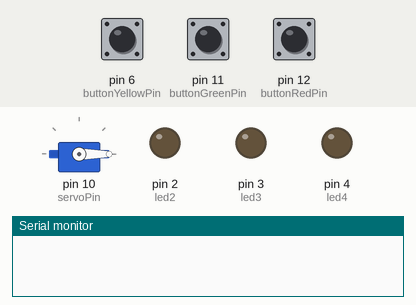
This sketch was run on a simulated Arduino Uno, built with avr-gcc and run on an emulated ATmega328P. Parts: servo, output pins drawn as LEDs (lit = HIGH), the last lines printed to the serial monitor. The test bench sets the inputs (shaded band); at power-on: pin 6 (buttonYellowPin) HIGH, pin 11 (buttonGreenPin) HIGH, pin 12 (buttonRedPin) HIGH.

Above: at 1.2 s.
1.3 s: pin 6 (buttonYellowPin) pulled LOW for 0.15 s
At 2.5 s:
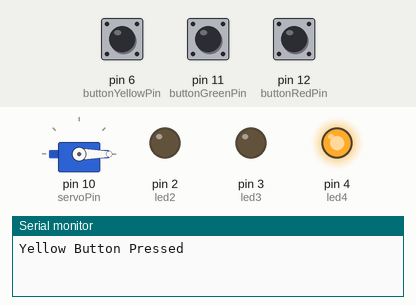
2.9 s: pin 11 (buttonGreenPin) pulled LOW for 0.15 s
At 3.7 s:
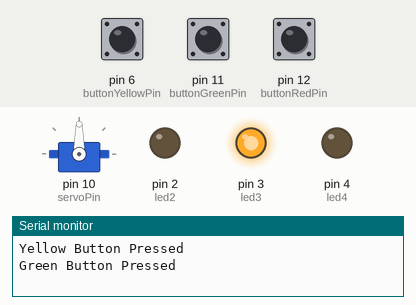
4.5 s: pin 12 (buttonRedPin) pulled LOW for 0.15 s
At 5.0 s:
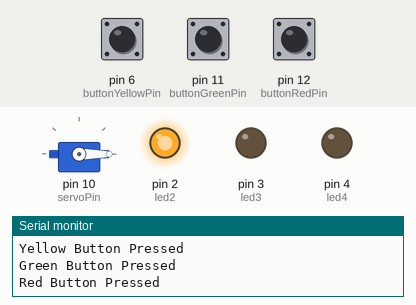
6.1 s: pin 6 (buttonYellowPin) pulled LOW for 1 s
At 7.4 s:
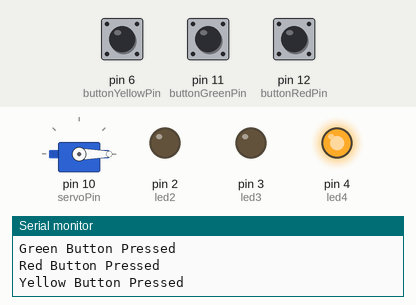
8.6 s: pin 11 (buttonGreenPin) pulled LOW for 1 s
At 9.3 s:
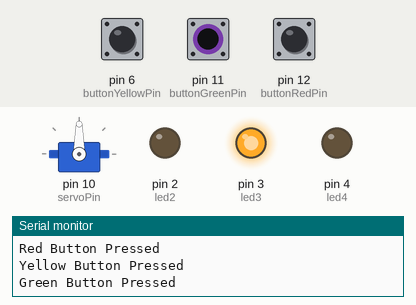
11.1 s: pin 6 (buttonYellowPin) pulled LOW for 0.15 s
At 12.4 s:
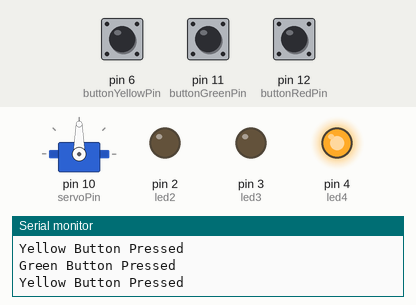
Timing chart, 0 to 13.7 s (numbered marks = the images above; inputs shaded):
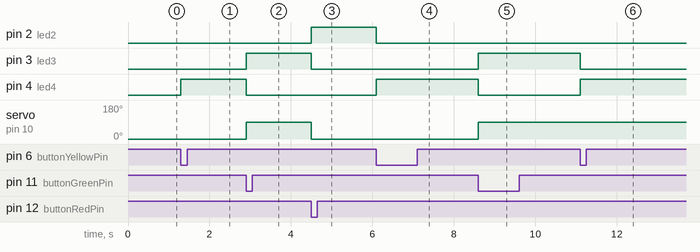

The sketch:

arduino_leds_servo_buttons.ino
```cpp
#include <Servo.h>

// LED pins
const int led2 = 2;  // red
const int led3 = 3;  // green
const int led4 = 4;  // yellow

// Button pins
const int buttonYellowPin = 6;
const int buttonGreenPin = 11;
const int buttonRedPin = 12;

// Servo pin
const int servoPin = 10;

Servo myServo;

const int leds[] = { led2, led3, led4 };
const int numLeds = sizeof(leds) / sizeof(leds[0]);

bool lastButtonYellowState = HIGH;
bool lastButtonGreenState = HIGH;
bool lastButtonRedState = HIGH;

void turnOnSelectedLED(int selectedLED) {
  for (int i = 0; i < numLeds; i++) {
    digitalWrite(leds[i], leds[i] == selectedLED ? HIGH : LOW);
  }
}

void setup() {

  pinMode(led2, OUTPUT);
  pinMode(led3, OUTPUT);
  pinMode(led4, OUTPUT);

  pinMode(buttonYellowPin, INPUT_PULLUP);
  pinMode(buttonGreenPin, INPUT_PULLUP);
  pinMode(buttonRedPin, INPUT_PULLUP);

  myServo.attach(servoPin);
  myServo.write(0);

  Serial.begin(9600);
}

void loop() {

  bool currentButtonYellow = digitalRead(buttonYellowPin);
  bool currentButtonGreen = digitalRead(buttonGreenPin);
  bool currentButtonRed = digitalRead(buttonRedPin);

  if (lastButtonYellowState == HIGH && currentButtonYellow == LOW) {
    Serial.println("Yellow Button Pressed");
    turnOnSelectedLED(led4);
  }

  if (lastButtonGreenState == HIGH && currentButtonGreen == LOW) {
    Serial.println("Green Button Pressed");
    turnOnSelectedLED(led3);
    myServo.write(90);
  }

  if (lastButtonRedState == HIGH && currentButtonRed == LOW) {
    Serial.println("Red Button Pressed");
    turnOnSelectedLED(led2);
    myServo.write(0);
  }

  lastButtonYellowState = currentButtonYellow;
  lastButtonGreenState = currentButtonGreen;
  lastButtonRedState = currentButtonRed;
}
```

Measured:
- after the input at 1.3 s, pin 4 (led4): LOW → HIGH at once
- after the input at 2.9 s, pin 3 (led3): LOW → HIGH at once; pin 4 (led4): HIGH → LOW at once; servo on pin 10 (servoPin): 0° → 90° at once
- after the input at 4.5 s, pin 2 (led2): LOW → HIGH at once; pin 3 (led3): HIGH → LOW at once; servo on pin 10 (servoPin): 90° → 0° at once
- after the input at 6.1 s, pin 2 (led2): HIGH → LOW at once; pin 4 (led4): LOW → HIGH at once
- after the input at 8.6 s, pin 3 (led3): LOW → HIGH at once; pin 4 (led4): HIGH → LOW at once; servo on pin 10 (servoPin): 0° → 90° at once
- after the input at 11.1 s, pin 3 (led3): HIGH → LOW at once; pin 4 (led4): LOW → HIGH at once
